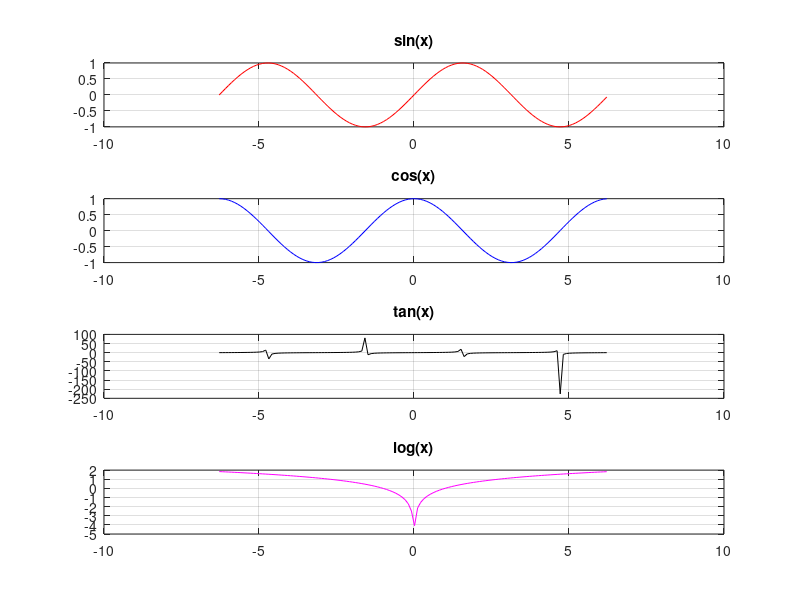

Write MATLAB code to recreate this figure.
%%Name Surname: Serkan Burak Örs
%Istanbul Technical University
%Aeronautics and Astronautics Faculty - Astronautical Engineering
%E-mail: orss19@itu.edu.tr
%BIL 113E - Summer 2020 - CRN:30156
%Instructor: Dr. Mustafa Resa Becan
%Week 3 - Date: 26/08/2020
%% subplot function is used to show the graphics more than one using the same graphic window, 
% this function creates subplots on the same window.
x=-2*pi:0.1:2*pi;
y1=sin(x);
y2=cos(x);
y3=tan(x);
y4=log(x);
subplot(4,1,1),plot(x,y1,'r'),grid,title('sin(x)');
subplot(4,1,2),plot(x,y2,'b'),grid,title('cos(x)');
subplot(4,1,3),plot(x,y3,'k'),grid,title('tan(x)');
subplot(4,1,4),plot(x,y4,'m'),grid,title('log(x)');